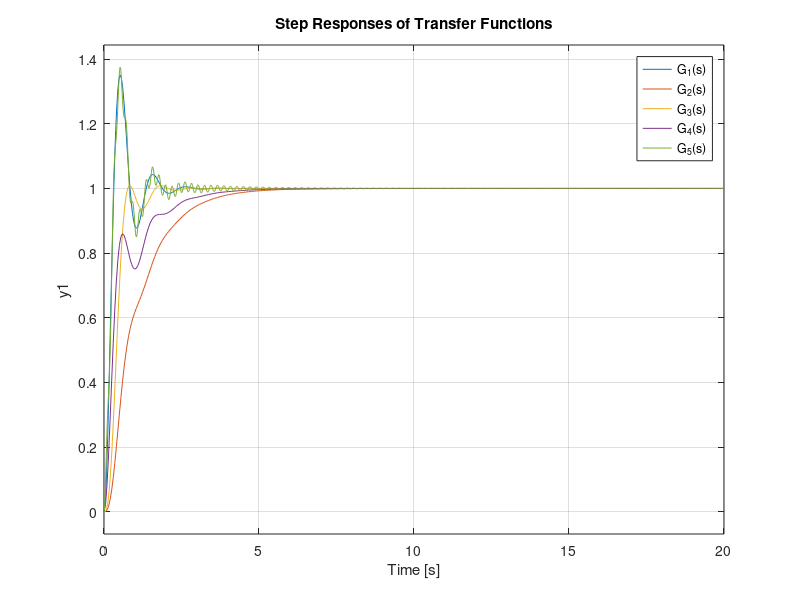

The MATLAB script that drew this image:
% Define the Laplace variable s
s = tf('s');

% Define the five transfer functions
G1 = 40 / (s^2 + 4*s + 40);
G2 = 40 / ((s + 1) * (s^2 + 4*s + 40));
G3 = 120 / ((s + 3) * (s^2 + 4*s + 40));
G4 = (20 * (s + 2)) / ((s + 1) * (s^2 + 4*s + 40));
G5 = ((36040/401) * (s^2 + s + 401)) / ((s^2 + 4*s + 40) * (s^2 + s + 901));

% Plot all step responses together for comparison
figure;
% step(G1, G2, G3, G4, G5);
step(G1, G2, G3, G4, G5);
legend('G_1(s)', 'G_2(s)', 'G_3(s)', 'G_4(s)', 'G_5(s)', 'Location', 'best');
grid on;
title('Step Responses of Transfer Functions');
